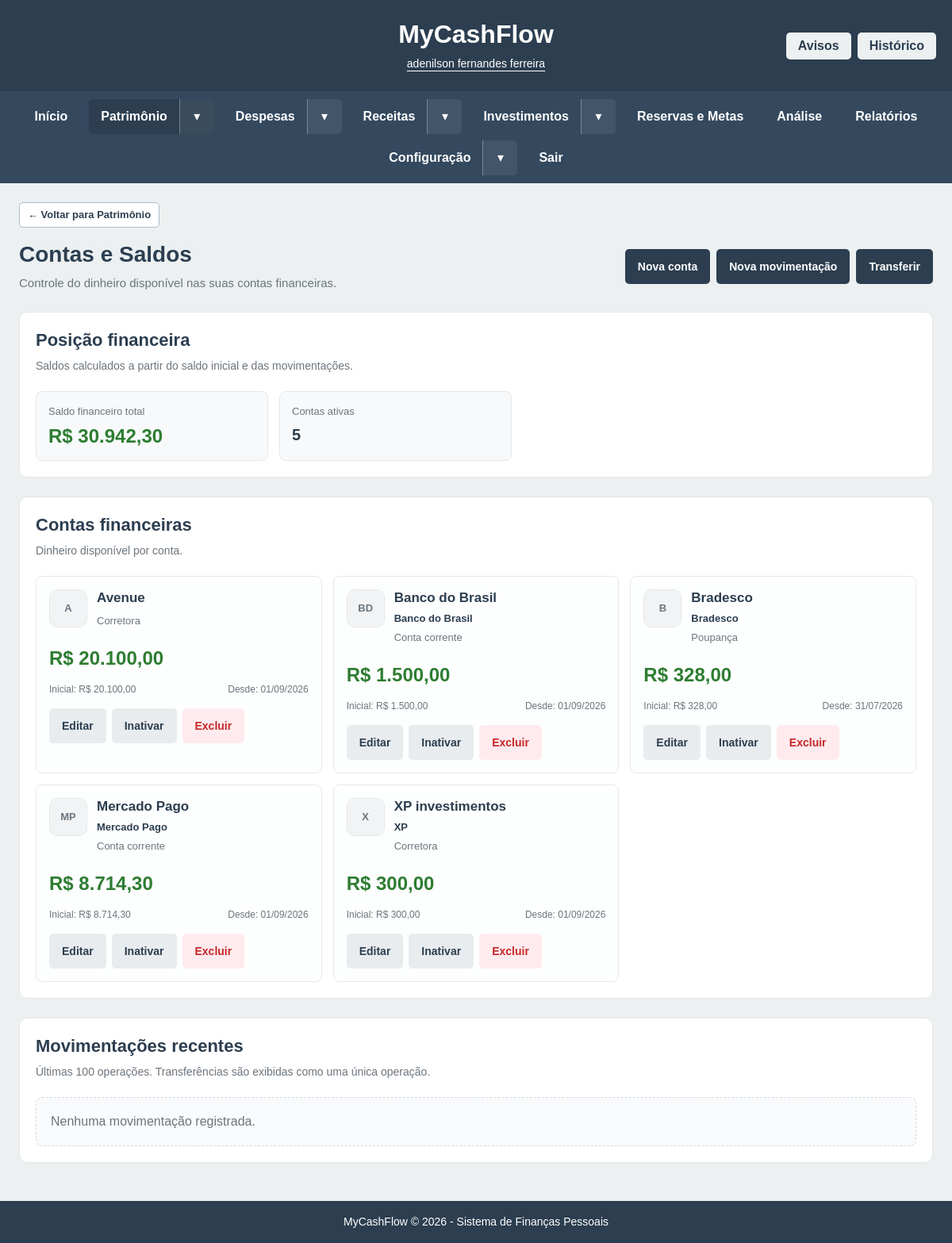
Page /views/saldos.php (signed in) on the committed database.
### tables this page shows
CREATE TABLE `contas_financeiras` (
  `id` int(11) NOT NULL,
  `usuario_id` int(11) NOT NULL,
  `nome` varchar(100) NOT NULL,
  `instituicao` varchar(100) DEFAULT NULL,
  `icone` varchar(255) DEFAULT NULL,
  `tipo` enum('corrente','poupanca','carteira','corretora','outros') NOT NULL,
  `saldo_inicial` decimal(15,2) NOT NULL DEFAULT 0.00,
  `data_saldo_inicial` date NOT NULL,
  `ativa` tinyint(1) NOT NULL DEFAULT 1,
  `criado_em` timestamp NOT NULL DEFAULT current_timestamp(),
  `atualizado_em` timestamp NOT NULL DEFAULT current_timestamp() ON UPDATE current_timestamp()
);

### views/saldos.php (the view, shortened to what the rows shown need)
<?php
require_once __DIR__ . '/../config.php';
$usuario_id = mcfDonoId();
function nomeTipoConta($tipo) {
    $tipos = [
        'corrente' => 'Conta corrente',
        'poupanca' => 'Poupança',
        'carteira' => 'Carteira / Dinheiro',
        'corretora' => 'Corretora',
        'outros' => 'Outros'
    ];
    return $tipos[$tipo] ?? $tipo;
}
function instituicoesSaldo() {
    return [
        'nubank' => [
            'nome' => 'Nubank',
            'icone' => 'nubank.png'
        ],
        'banco_do_brasil' => [
            'nome' => 'Banco do Brasil',
            'icone' => 'banco-do-brasil.png'
        ],
        'caixa' => [
            'nome' => 'Caixa',
            'icone' => 'caixa.png'
        ],
        'itau' => [
            'nome' => 'Itaú',
            'icone' => 'itau.png'
        ],
        'bradesco' => [
            'nome' => 'Bradesco',
            'icone' => 'bradesco.png'
        ],
        'santander' => [
            'nome' => 'Santander',
            'icone' => 'santander.png'
        ],
        'inter' => [
            'nome' => 'Inter',
            'icone' => 'inter.png'
        ],
        'c6_bank' => [
            'nome' => 'C6 Bank',
            'icone' => 'c6-bank.png'
        ],
        'btg_pactual' => [
            'nome' => 'BTG Pactual',
            'icone' => 'btg-pactual.png'
        ],
        'xp' => [
            'nome' => 'XP',
            'icone' => 'xp.png'
        ],
        'rico' => [
            'nome' => 'Rico',
            'icone' => 'rico.png'
        ],
        'mercado_pago' => [
            'nome' => 'Mercado Pago',
            'icone' => 'mercado-pago.png'
        ],
        'picpay' => [
            'nome' => 'PicPay',
            'icone' => 'picpay.png'
        ],
        'pagbank' => [
            'nome' => 'PagBank',
            'icone' => 'pagbank.png'
        ]
    ];
}
function chaveInstituicaoSaldo($instituicao) {
    $instituicoes = instituicoesSaldo();
    foreach ($instituicoes as $chave => $dados) {
        if ($dados['nome'] === $instituicao) {
            return $chave;
        }
    }
    return 'outra';
}
function urlIconeSaldo($icone) {
    $icone = basename((string)$icone);
    if ($icone === '') {
        return null;
    }
    $arquivo = __DIR__ . '/../assets/img/bancos/' . $icone;
    if (!is_file($arquivo)) {
        return null;
    }
    return '/MyCashFlow/assets/img/bancos/' . rawurlencode($icone);
}
function iniciaisInstituicaoSaldo($instituicao, $nome) {
    $texto = trim((string)$instituicao);
    if ($texto === '') {
        $texto = trim((string)$nome);
    }
    $partes = preg_split('/\s+/u', $texto);
    $iniciais = '';
    foreach ($partes as $parte) {
        $iniciais .= mb_strtoupper(
            mb_substr($parte, 0, 1, 'UTF-8'),
            'UTF-8'
        );
        if (mb_strlen($iniciais, 'UTF-8') >= 2) {
            break;
        }
    }
    return $iniciais ?: 'C';
}
require_once __DIR__ . '/../includes/saldos_consulta.php';
$contas = saldosListarContas($conn, $usuario_id);
?>
<!DOCTYPE html>
<html lang="pt-br">
<head>
    <link
        rel="stylesheet"
        href="/MyCashFlow/assets/css/style-saldos.css?v=2"
    >
</head>
<body>
<?php include __DIR__ . '/../includes/header.php'; ?>
<main class="saldos-layout">
    <div class="saldos-cabecalho">
        <div>
            <h1 class="mcf-page-title">Contas e Saldos</h1>
        </div>
    </div>
    <section class="saldos-secao">
        <div class="saldos-titulo">
            <h2>Posição financeira</h2>
        </div>
    </section>
    <section class="saldos-secao">
        <div class="saldos-titulo">
            <h2>Contas financeiras</h2>
        </div>
        <?php if (!empty($contas)): ?>
            <div class="saldos-contas-grid">
                <?php foreach ($contas as $conta): ?>
                    <?php
                    $urlIcone = urlIconeSaldo($conta['icone']);
                    $chaveInstituicao = chaveInstituicaoSaldo(
                        $conta['instituicao']
                    );
                    $outraInstituicao = '';
                    ?>
                    <article class="saldos-conta <?= (int)$conta['ativa'] === 0 ? 'inativa' : '' ?>">
                        <div class="saldos-conta-topo">
                            <div class="saldos-identificacao">
                                <div class="saldos-logo">
                                    <?php if ($urlIcone): ?>
                                        <img
                                            src="<?= htmlspecialchars($urlIcone, ENT_QUOTES, 'UTF-8') ?>"
                                            alt=""
                                        >
                                    <?php else: ?>
                                        <span>
                                            <?= htmlspecialchars(
                                                iniciaisInstituicaoSaldo(
                                                    $conta['instituicao'],
                                                    $conta['nome']
                                                ),
                                                ENT_QUOTES,
                                                'UTF-8'
                                            ) ?>
                                        </span>
                                    <?php endif; ?>
                                </div>
                                <div>
                                    <h3>
                                        <?= htmlspecialchars(
                                            $conta['nome'],
                                            ENT_QUOTES,
                                            'UTF-8'
                                        ) ?>
                                    </h3>
                                    <?php if (!empty($conta['instituicao'])): ?>
                                        <span class="saldos-instituicao">
                                            <?= htmlspecialchars(
                                                $conta['instituicao'],
                                                ENT_QUOTES,
                                                'UTF-8'
                                            ) ?>
                                        </span>
                                    <?php endif; ?>
                                    <span>
                                        <?= htmlspecialchars(
                                            nomeTipoConta($conta['tipo']),
                                            ENT_QUOTES,
                                            'UTF-8'
                                        ) ?>
                                    </span>
                                </div>
                            </div>
                        </div>
                        <strong class="saldos-conta-valor <?= (float)$conta['saldo_atual'] > 0 ? 'positivo' : ((float)$conta['saldo_atual'] < 0 ? 'negativo' : 'neutro') ?>">
                            R$ <?= number_format(
                                (float)$conta['saldo_atual'],
                                2,
                                ',',
                                '.'
                            ) ?>
                        </strong>
                        <div class="saldos-conta-detalhes">
                            <span>
                                Inicial:
                                R$ <?= number_format(
                                    (float)$conta['saldo_inicial'],
                                    2,
                                    ',',
                                    '.'
                                ) ?>
                            </span>
                            <span>
                                Desde:
                                <?= date(
                                    'd/m/Y',
                                    strtotime($conta['data_saldo_inicial'])
                                ) ?>
                            </span>
                        </div>
                        <div class="saldos-conta-acoes">
                            <button
                                type="button"
                                class="saldos-btn-secundario saldos-editar-conta"
                                data-modal="modal-editar-conta"
                                data-id="<?= (int)$conta['id'] ?>"
                                data-nome="<?= htmlspecialchars($conta['nome'], ENT_QUOTES, 'UTF-8') ?>"
                                data-tipo="<?= htmlspecialchars($conta['tipo'], ENT_QUOTES, 'UTF-8') ?>"
                                data-instituicao="<?= htmlspecialchars($chaveInstituicao, ENT_QUOTES, 'UTF-8') ?>"
                                data-outra="<?= htmlspecialchars($outraInstituicao, ENT_QUOTES, 'UTF-8') ?>"
                                data-saldo="<?= number_format((float)$conta['saldo_inicial'], 2, ',', '') ?>"
                                data-data="<?= htmlspecialchars($conta['data_saldo_inicial'], ENT_QUOTES, 'UTF-8') ?>"
                            >
                                Editar
                            </button>
                            <?php if ((int)$conta['ativa'] === 1): ?>
                                <form
                                    method="post"
                                    onsubmit="return confirm('Inativar esta conta? O histórico será preservado.');"
                                >
                                    <button
                                        type="submit"
                                        class="saldos-btn-secundario"
                                    >
                                        Inativar
                                    </button>
                                <?= mcfCsrfField() ?></form>
                            <?php endif; ?>
                            <?php if ((int)$conta['quantidade_movimentacoes'] === 0): ?>
                                <form
                                    method="post"
                                    onsubmit="return confirm('Excluir definitivamente esta conta?');"
                                >
                                    <button
                                        type="submit"
                                        class="saldos-btn-perigo"
                                    >
                                        Excluir
                                    </button>
                                <?= mcfCsrfField() ?></form>
                            <?php endif; ?>
                        </div>
                    </article>
                <?php endforeach; ?>
            </div>
        <?php endif; ?>
    </section>
    <section class="saldos-secao">
        <div class="saldos-titulo">
            <h2>Movimentações recentes</h2>
        </div>
    </section>
</main>
<?php include __DIR__ . '/../includes/footer.php'; ?>
</body>
</html>

### rows in the picture
contas_financeiras: instituicao+nome "A", nome "Avenue", tipo "Corretora", saldo_atual "20.100,00", saldo_inicial "20.100,00", data_saldo_inicial "01/09/2026"
contas_financeiras: instituicao+nome "BD", nome "Banco do Brasil", instituicao "Banco do Brasil", tipo "Conta corrente", saldo_atual "1.500,00", saldo_inicial "1.500,00", data_saldo_inicial "01/09/2026"
contas_financeiras: instituicao+nome "B", nome "Bradesco", instituicao "Bradesco", tipo "Poupança", saldo_atual "328,00", saldo_inicial "328,00", data_saldo_inicial "31/07/2026"
contas_financeiras: instituicao+nome "MP", nome "Mercado Pago", instituicao "Mercado Pago", tipo "Conta corrente", saldo_atual "8.714,30", saldo_inicial "8.714,30", data_saldo_inicial "01/09/2026"
contas_financeiras: instituicao+nome "X", nome "XP investimentos", instituicao "XP", tipo "Corretora", saldo_atual "300,00", saldo_inicial "300,00", data_saldo_inicial "01/09/2026"

### other values in the picture
mcfRotuloUsuario() "adenilson fernandes ferreira"
$menuEscape($menuRotulo) "Início"
$menuEscape($menuRotulo) "Patrimônio"
$menuEscape($menuRotulo) "Despesas"
$menuEscape($menuRotulo) "Receitas"
$menuEscape($menuRotulo) "Investimentos"
$menuEscape($menuRotulo) "Reservas e Metas"
$menuEscape($menuRotulo) "Análise"
$menuEscape($menuRotulo) "Relatórios"
$menuEscape($menuRotulo) "Configuração"
$menuEscape($menuRotulo) "Sair"
$saldoTotal "30.942,30"
$quantidadeAtivas "5"
